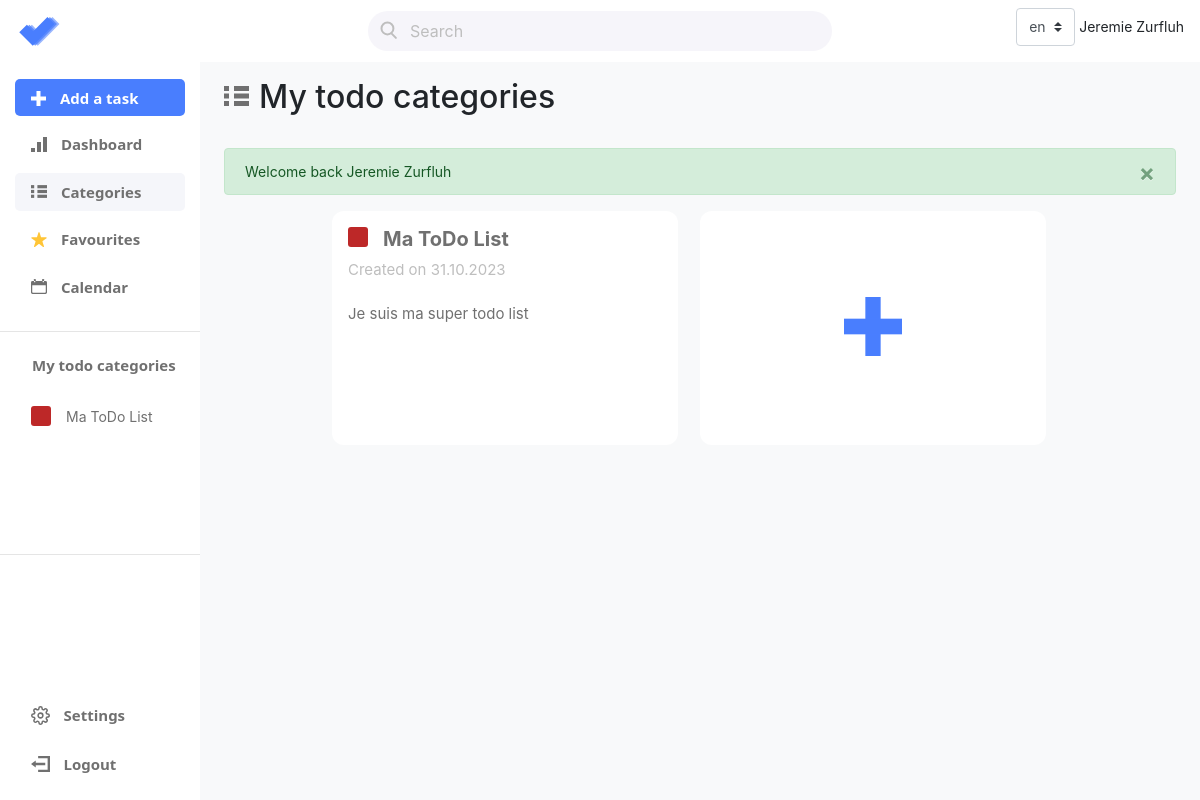
Page /categories.php (signed in) on the committed database.
### tables this page shows
CREATE TABLE Category (
    id          INTEGER   PRIMARY KEY AUTOINCREMENT
                          UNIQUE
                          NOT NULL,
    title       TEXT (50) NOT NULL,
    description TEXT,
    color       TEXT      NOT NULL,
    user_id     INTEGER   REFERENCES User (id) 
                          NOT NULL,
    created_at  TEXT      NOT NULL
                          DEFAULT (datetime() ) 
);

### app/ch/comem/todoapp/category/CategoryManager.php (called while the page is built, shortened)
<?php
class CategoryManager
{
    private static ?CategoryManager $instance = null;
    private array $categories = [];
    private function __construct()
    {
        $this->loadCategories();
    }
    public static function getInstance(): CategoryManager
    {
        if (!isset(self::$instance)) {
            self::$instance = new CategoryManager();
        }
        return self::$instance;
    }
    private function loadCategories(): bool
    {
        $this->categories = DbManagerCRUD_Category::getInstance()->readAll();
        return true;
    }
    public function getCategories(): array
    {
        return $this->categories;
    }
}

### app/autoload.php (called while the page is built, shortened)
<?php
spl_autoload_register(function ($class) {
    $class = str_replace("\\", "/", $class);
    $path = __DIR__ . "/../app/" . $class . ".php";
});

### app/ch/comem/todoapp/dbCRUD/DbManagerCRUD.php (called while the page is built, shortened)
<?php
abstract class DbManagerCRUD implements I_APICRUD
{
    private $db = null;
    public function __construct()
    {
        $config_file = '|var|config|db.ini';
        $config = parse_ini_file(str_replace("|", DIRECTORY_SEPARATOR, $config_file), true);
        $adaptedDSN = str_replace("|", DIRECTORY_SEPARATOR, $config['dsn']);
        $this->db = new PDO($adaptedDSN, $config['username'], $config['password']);
        $this->db->setAttribute(PDO::ATTR_DEFAULT_FETCH_MODE, PDO::FETCH_ASSOC);
    }
    public function getDb(): PDO
    {
        return $this->db;
    }
}

### app/ch/comem/todoapp/dbCRUD/DbManagerCRUD_Category.php (called while the page is built, shortened)
<?php
class DbManagerCRUD_Category extends DbManagerCRUD
{
    private static ?DbManagerCRUD_Category $instance = null;
    public static function getInstance(): DbManagerCRUD_Category
    {
        if (self::$instance === null) self::$instance = new DbManagerCRUD_Category();
        return self::$instance;
    }
    public function readAll(): array
    {
        $userId = $this->getUserId();
        $sql = "SELECT * FROM Category WHERE user_id = :user_id";
        $stmt = $this->getDb()->prepare($sql);
        $stmt->execute(["user_id" => $userId]);
        $categories = $stmt->fetchAll();
        $result = [];
        $tm = TaskManager::getInstance();
        $tm->loadTasks();
        foreach ($categories as $category) {
            $tasksPerCategory = $tm->getTasksByCategory($category["id"]);
            $result[] = (new CategoryBuilder($category["title"], $category["color"]))
                ->setId($category["id"])
                ->setDescription($category["description"])
                ->setCreatedAt((new DateTime($category["created_at"])))
                ->setTasks($tasksPerCategory)
                ->build();
        }
        return $result;
    }
    private function getUserId(): ?int
    {
        return $_SESSION["user"]["id"];
    }
}

### app/ch/comem/todoapp/category/Category.php (called while the page is built, shortened)
<?php
class Category
{
    private ?int $id;
    private string $title;
    private ?string $description;
    private string $color;
    private DateTime $createdAt;
    public function __construct(CategoryBuilder $builder)
    {
        $this->id = $builder->getId();
        $this->title = $builder->getTitle();
        $this->description = $builder->getDescription();
        $this->color = $builder->getColor();
        $this->createdAt = $builder->getCreatedAt();
    }
    public function getId(): ?int
    {
        return $this->id;
    }
    public function getTitle(): string
    {
        return $this->title;
    }
    public function getDescription(): ?string
    {
        return $this->description;
    }
    public function getColor(): string
    {
        return $this->color;
    }
    public function getCreatedAt(): DateTime
    {
        return $this->createdAt;
    }
}

### app/ch/comem/todoapp/category/CategoryBuilder.php (called while the page is built, shortened)
<?php
class CategoryBuilder
{
    private DateTime $createdAt;
    public function __construct(string $title, string $hexColor)
    {
        $this->title = $title;
        $this->color = $hexColor;
        $this->createdAt = new DateTime();
    }
    public function setId(int $id): CategoryBuilder
    {
        $this->id = $id;
        return $this;
    }
    public function setDescription(?string $description): CategoryBuilder
    {
        $this->description = $description;
        return $this;
    }
    public function setCreatedAt(DateTime $createdAt): CategoryBuilder
    {
        $this->createdAt = $createdAt;
        return $this;
    }
    public function getCreatedAt(): DateTime
    {
        return $this->createdAt;
    }
}

### public/categories.php (the view, shortened to what this page needs)
<?php
require_once '../app/autoload.php';
$categoryManager = CategoryManager::getInstance();
?>
<!DOCTYPE html>
<html lang="en" data-lt-installed="true">
<?php
require_once 'components/head.php';
loadHead(TEXT['categories'], ["main", "navBar", "dashboard", "task", "list", "taskCheckboxColor"]);
?>
<body>
    <?php include_once './components/navbar.php'; ?>
    <div class="container-fluid">
        <div class="row">
            <?php include_once './components/sidebar.php'; ?>
            <main class="col-md-9 ml-sm-auto col-lg-10 pt-3 px-4 bg-light mainFullHeight">
                <div class="d-flex justify-content-between flex-wrap flex-md-nowrap align-items-center pb-2 mb-3">
                    <h1 class="h2" id="categoriesTitle"><?= TEXT['my-todo-categories'] ?></h1>
                </div>
                <?= Flash::displayFlashMessage("global") ?>
                <div class="d-flex flex-row justify-content-center align-items-start flex-wrap myCategories" id="myCategories">
                    <?php if (!empty($categories)) : ?>
                        <?php foreach ($categories as $category) : ?>
                            <div class="p-3 myCategoriesItem" data-id="<?= $category->getId() ?>">
                                <div class="d-flex">
                                    <div class="colorTag" style="background: <?= $category->getColor() ?>;"></div>
                                    <h3 class="myCategoriesTitle"><?= $category->getTitle() ?></h3>
                                </div>
                                <p class="myCategoriesDate"><?= TEXT['created-on'] ?> <?= $category->getCreatedAt()->format('d.m.Y') ?></p>
                                <p class="myCategoriesDescritpion"><?= $category->getDescription() ?></p>
                            </div>
                        <?php endforeach; ?>
                    <?php endif; ?>
                    <div class="p-3 addCategoriesItem" id="addListTrigger">
                        <img src="assets/icons/bigAdd.svg" alt="Add a category icon" class="addListsImg">
                    </div>
                </div>
            </main>
        </div>
    </div>
</body>
</html>

### public/components/head.php (shortened to what this page needs)
<?php
function loadHead(string $title, array $stylesheet = null): void
{
?>
    <head>
        <link rel="stylesheet" href="https://cdn.jsdelivr.net/npm/bootstrap@4.0.0/dist/css/bootstrap.min.css">
        <?php foreach ($stylesheet as $css) : ?>
            <link href="styles/<?= $css ?>.css" rel="stylesheet">
        <?php endforeach; ?>
        <link rel="stylesheet" href="https://cdnjs.cloudflare.com/ajax/libs/font-awesome/5.15.1/css/all.min.css">
    </head>
<?php
}

### public/components/navbar.php (shortened to what this page needs)
<nav class="navbar navbar-dark sticky-top bg-white flex-md-nowrap p-0">
    <a class="col-md-3 col-lg-2 mr-0 px-3" href="/">
        <img class="" src="assets/icons/logo.svg" alt="Logo">
    </a>
    <div id="searchContent">
        <input class="mx-auto searchBar" type="search" placeholder="<?= TEXT['search']; ?>" aria-label="<?= TEXT['search']; ?>">
    </div>
    <ul class="navbar-nav px-3 flex flex-row">
        <li class="nav-item mr-1 align-self-center">
            <?php $currentLang = $_COOKIE["locale"] ?? "en"; ?>
            <select class="custom-select" id="languageSelect">
                <?php foreach (AVAILABLE_LANGS as $lang) : ?>
                    <option value="<?= $lang ?>" <?= $lang == $currentLang ? "selected" : "" ?>><?= $lang ?></option>
                <?php endforeach ?>
            </select>
        </li>
        <li class="nav-item text-nowrap">
            <div class="d-flex flex-row justify-content-end align-items-center">
                <p class="navUserDisplayName"><?= $_SESSION["user"]["firstName"] . " " . $_SESSION["user"]["lastName"] ?></p>
            </div>
        </li>
    </ul>
</nav>

### public/components/sidebar.php (shortened to what this page needs)
<?php
require_once "../app/autoload.php";
$categoryManager = CategoryManager::getInstance();
$categories = $categoryManager->getCategories();
?>
<nav id="sidebarMenu" class="col-md-3 col-lg-2 d-md-block bg-white sidebar collapse">
    <div class="sidebar-sticky pt-3">
        <ul class="nav flex-column sidebarUl">
            <li class="nav-item navItemAddTask">
                <a class="nav-link navLinkAddTask" href="#">
                    <img class="navImg" src="assets/icons/addtask.svg" alt="Add a task icon">
                    <?= TEXT['add-a-task']; ?>
                </a>
            </li>
            <li class="nav-item">
                <a class="nav-link navItem <?php echo (basename($_SERVER['PHP_SELF']) === 'dashboard.php') ? 'navItemActive' : ''; ?>" href="/dashboard.php">
                    <img class="navImg" src="assets/icons/dashboard.svg" alt="Dashboard icon">
                    <?= TEXT['dashboard']; ?>
                </a>
            </li>
            <li class="nav-item">
                <a class="nav-link navItem <?php echo (basename($_SERVER['PHP_SELF']) === 'categories.php') ? 'navItemActive' : ''; ?>" href="/categories.php">
                    <img class="navImg" src="assets/icons/lists.svg" alt="Lists icon">
                    <?= TEXT['categories']; ?>
                </a>
            </li>
            <li class="nav-item">
                <a class="nav-link navItem <?php echo (basename($_SERVER['PHP_SELF']) === 'favourites.php') ? 'navItemActive' : ''; ?>" href="/favourites.php">
                    <img class="navImg" src="assets/icons/favourite.svg" alt="Favourites icon">
                    <?= TEXT['favourites']; ?>
                </a>
            </li>
            <li class="nav-item">
                <a class="nav-link navItem <?php echo (basename($_SERVER['PHP_SELF']) === 'calendar.php') ? 'navItemActive' : ''; ?>" href="/calendar.php">
                    <img class="navImg" src="assets/icons/calendar.svg" alt="Calendar icon">
                    <?= TEXT['calendar']; ?>
                </a>
            </li>
        </ul>
        <hr>
        <h6 class="d-flex justify-content-between align-items-center px-3 mt-4 mb-1 text-muted">
            <span class="navItem navToDoCategoryTitle"><?= TEXT['my-todo-categories'] ?></span>
        </h6>
        <ul class="nav flex-column mb-2 navToDoCategory">
            <?php if (!empty($categories)) : ?>
                <?php foreach ($categories as $category) : ?>
                    <li class="nav-item">
                        <a class="nav-link navToDoItem d-flex" href="./category.php?id=<?= $category->getId() ?>">
                            <div class="colorTag" style="background: <?= $category->getColor() ?>;"></div>
                            <span><?= $category->getTitle() ?></span>
                        </a>
                    </li>
                <?php endforeach; ?>
            <?php endif; ?>
        </ul>
        <hr>
        <ul class="nav flex-column mb-2 sidebarUl bottomUl">
            <li class="nav-item">
                <a class="nav-link navItem" href="#" id="settings">
                    <img class="navImg" src="assets/icons/settings.svg" alt="">
                    <?= TEXT['settings']; ?>
                </a>
            </li>
            <li class="nav-item">
                <a class="nav-link navItem" href="/logout.php">
                    <img class="navImg" src="assets/icons/logout.svg" alt="">
                    <?= TEXT['logout']; ?>
                </a>
            </li>
        </ul>
    </div>
</nav>

### app/ch/comem/todoapp/flash/Flash.php (shortened to what this page needs)
<?php
class Flash
{
    private static function formatMessage(array $flash): string
    {
        $msg = $flash['message'];
        $type = $flash['type'];
        $html = <<<html
        <div class="alert alert-$type alert-dismissible fade show" role="alert">
            $msg
            <button type="button" class="close" data-dismiss="alert" aria-label="Close">
                <span aria-hidden="true">&times;</span>
            </button>
        </div>
        html;
        return $html;
    }
    public static function displayFlashMessage(string $name): void
    {
        if (isset($_SESSION['flash'][$name])) {
            $flash = $_SESSION['flash'][$name];
            echo self::formatMessage($flash);
        }
    }
}

### public/styles/main.css (style rules this page uses)
body { font-size: .875rem; }
.mainFullHeight { min-height: calc(100vh - 60px); margin-left: auto!important; }
#categoriesTitle::before { content: url("../assets/icons/listsBig.svg"); margin-right: 10px; }
.colorTag { width: 20px; height: 20px; border-radius: 3px; }

### public/styles/navBar.css (style rules this page uses)
.sidebar { position: fixed; top: 0; bottom: 0; left: 0; z-index: 1000; padding: 48px 0 0; }
.sidebar-sticky { position: sticky; top: 0; height: calc(100vh - 48px); padding-top: .5rem; overflow-x: hidden; overflow-y: auto; }
.navToDoCategory { overflow: auto; height: 160px; display: block; }
#searchContent { width: 100%; max-width: 464px; }
.searchBar { width: 100%; height: 40px; border-radius: 20px; background-color: #f6f5fa; border-color: transparent; background-image: url(../assets/icons/loupe.svg); background-repeat: no-repeat; background-position-y: center; padding-left: 40px; background-position-x: 10px; transition: padding-left .5s cubic-bezier(0.21, 0.64, 0.15, 0.98); }
.searchBar::placeholder { width: 362px; height: 20px; font-size: 16px; color: #bebebe; }
.navUserDisplayName { margin-top: 16px; }
.sidebarUl { margin: 15px; }
.nav-item { margin-bottom: 9px; }
.navItemAddTask { background-color: #497EFE; border-radius: 5px; height: 37px; }
.navLinkAddTask { font-family: "Segoe UI"; font-weight: bold; font-size: 15px; text-align: left; color: #fff; }
.navImg { margin-right: 10px; padding-bottom: 3px; }
.navItem { font-family: "Segoe UI"; font-weight: bold; font-size: 15px; text-align: left; color: #707070; }
.navItemActive { background-color: #F5F6FA; border-radius: 5px; }
.navToDoItem { color: #707070; }
.navToDoItem span { margin-left: 15px; }
.navToDoCategory { padding-top: 20px; margin-left: 15px; }
.navToDoCategoryTitle { margin-left: 16px; }
.bottomUl { position: absolute; bottom: 0px; }
#sidebarMenu { position: fixed; }

### public/styles/list.css (style rules this page uses)
.myCategoriesItem { width: 346px; height: 234px; border-radius: 12px; background: #fff; margin-right: 22px; margin-bottom: 22px; cursor: pointer; }
.myCategoriesTitle { font-weight: bold; font-size: 20px; text-align: left; color: #707070; margin-left: 15px; }
.myCategoriesDate { width: 166px; height: 18px; font-weight: normal; font-size: 15px; text-align: left; color: #bebebe; }
.myCategoriesDescritpion { width: 293px; height: 125px; font-weight: normal; font-size: 15px; text-align: left; color: #707070; padding-top: 10px; }
.myCategories { margin-bottom: 50px; }
.addCategoriesItem { width: 346px; height: 234px; border-radius: 12px; background: #fff; margin-right: 22px; margin-bottom: 22px; text-align: center; }
.addListsImg { margin-left: auto; margin-right: auto; margin-top: 70px; }

### rows in the picture
category: title "Ma ToDo List", format "31.10.2023", description "Je suis ma super todo list"

### other values in the picture
$_SESSION["user"]["firstName"] "Jeremie"
$_SESSION["user"]["lastName"] "Zurfluh"
TEXT['add-a-task'] "Add a task"
TEXT['dashboard'] "Dashboard"
TEXT['categories'] "Categories"
TEXT['favourites'] "Favourites"
TEXT['calendar'] "Calendar"
TEXT['my-todo-categories'] "My todo categories"
TEXT['settings'] "Settings"
TEXT['logout'] "Logout"
$msg "Welcome back Jeremie Zurfluh"
form field value "en"
